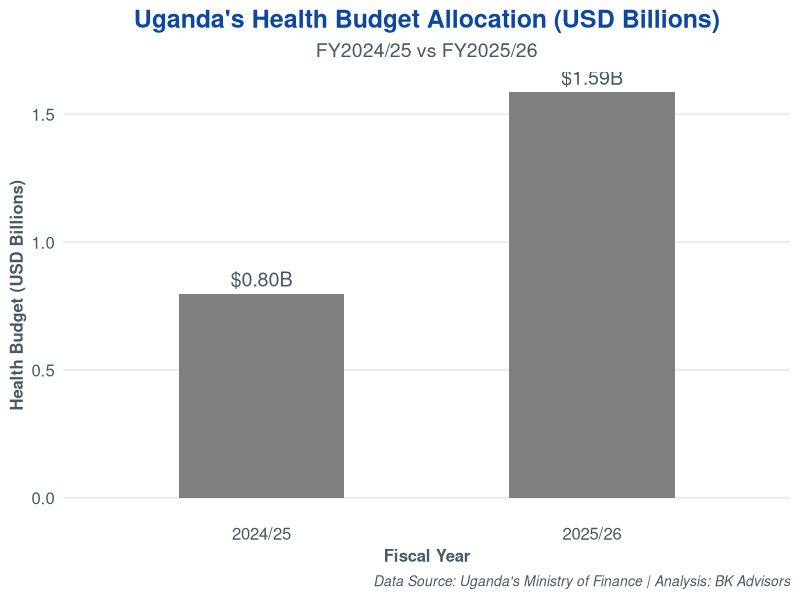
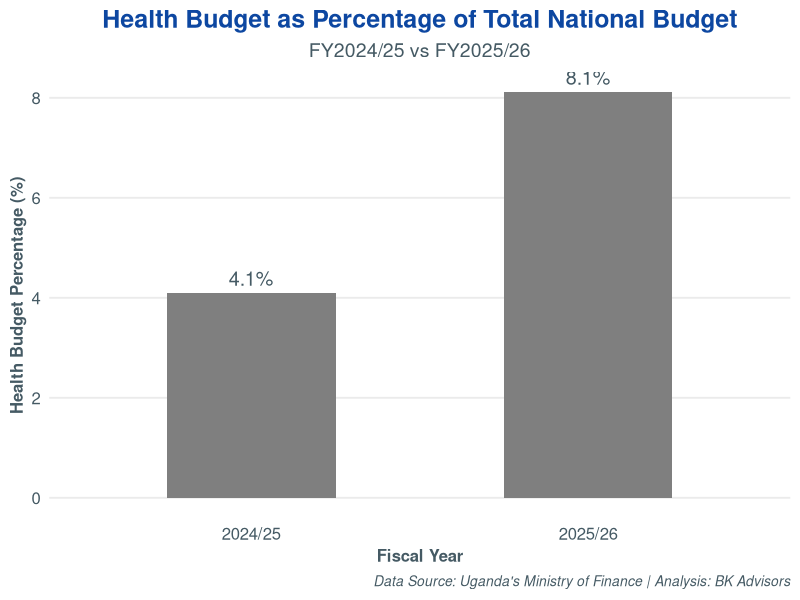

Here is the R script that generated these plots, in order:
# Install and load necessary packages
# If you don't have them installed, uncomment and run the following lines:
# install.packages("ggplot2")
# install.packages("dplyr")
# install.packages("tidyr") # For data manipulation if needed

library(tidyverse)

# BK Advisors color palette
bk_colors <- c(
  deepBlue = "#0A4C7F",
  mediumBlue = "#1976D2",
  lightBlue = "#64B5F6",
  teal = "#00ACC1",
  navy = "#0D47A1",
  darkGray = "#455A64",
  lightGray = "#ECEFF1"
)

# Load your data (assuming your CSV file is in the same directory as your R script)
df <- read.csv("ug_health_budget_summary.csv")

# Ensure Fiscal_Year is treated as a factor for correct plotting order
df$Fiscal_Year <- factor(df$Fiscal_Year, levels = c("2024/25", "2025/26"))

# Chart 1: Health Budget Allocation in Billions USD
ggplot(df, aes(x = Fiscal_Year, y = Health_USD_bn, fill = Fiscal_Year)) +
  geom_bar(stat = "identity", width = 0.5) +
  geom_text(aes(label = paste0("$", sprintf("%.2f", Health_USD_bn), "B")),
            vjust = -0.5, color = bk_colors["darkGray"], size = 5) +
  scale_fill_manual(values = c("2024/25" = bk_colors["mediumBlue"], "2025/26" = bk_colors["deepBlue"])) +
  labs(
    title = "Uganda's Health Budget Allocation (USD Billions)",
    subtitle = "FY2024/25 vs FY2025/26",
    x = "Fiscal Year",
    y = "Health Budget (USD Billions)",
    caption = "Data Source: Uganda's Ministry of Finance | Analysis: BK Advisors"
  ) +
  theme_minimal(base_size = 14) +
  theme(
    plot.title = element_text(hjust = 0.5, face = "bold", size = 18, color = bk_colors["navy"]),
    plot.subtitle = element_text(hjust = 0.5, size = 14, color = bk_colors["darkGray"]),
    axis.title.x = element_text(face = "bold", size = 12, color = bk_colors["darkGray"]),
    axis.title.y = element_text(face = "bold", size = 12, color = bk_colors["darkGray"]),
    axis.text.x = element_text(size = 12, color = bk_colors["darkGray"]),
    axis.text.y = element_text(size = 12, color = bk_colors["darkGray"]),
    legend.position = "none",
    panel.grid.major.x = element_blank(),
    panel.grid.minor.x = element_blank(),
    panel.grid.minor.y = element_blank(),
    plot.caption = element_text(hjust = 1, size = 10, color = bk_colors["darkGray"], face = "italic")
  )

# Save the chart (uncomment to save)
# ggsave("health_budget_usd_billions.png", width = 8, height = 6, dpi = 300)

# Chart 2: Health Budget as Percentage of Total National Budget
ggplot(df, aes(x = Fiscal_Year, y = Health_Perc, fill = Fiscal_Year)) +
  geom_bar(stat = "identity", width = 0.5) +
  geom_text(aes(label = paste0(sprintf("%.1f", Health_Perc), "%")),
            vjust = -0.5, color = bk_colors["darkGray"], size = 5) +
  scale_fill_manual(values = c("2024/25" = bk_colors["mediumBlue"], "2025/26" = bk_colors["deepBlue"])) +
  labs(
    title = "Health Budget as Percentage of Total National Budget",
    subtitle = "FY2024/25 vs FY2025/26",
    x = "Fiscal Year",
    y = "Health Budget Percentage (%)",
    caption = "Data Source: Uganda's Ministry of Finance | Analysis: BK Advisors"
  ) +
  theme_minimal(base_size = 14) +
  theme(
    plot.title = element_text(hjust = 0.5, face = "bold", size = 18, color = bk_colors["navy"]),
    plot.subtitle = element_text(hjust = 0.5, size = 14, color = bk_colors["darkGray"]),
    axis.title.x = element_text(face = "bold", size = 12, color = bk_colors["darkGray"]),
    axis.title.y = element_text(face = "bold", size = 12, color = bk_colors["darkGray"]),
    axis.text.x = element_text(size = 12, color = bk_colors["darkGray"]),
    axis.text.y = element_text(size = 12, color = bk_colors["darkGray"]),
    legend.position = "none",
    panel.grid.major.x = element_blank(),
    panel.grid.minor.x = element_blank(),
    panel.grid.minor.y = element_blank(),
    plot.caption = element_text(hjust = 1, size = 10, color = bk_colors["darkGray"], face = "italic")
  )

# Save the chart (uncomment to save)
# ggsave("health_budget_percentage.png", width = 8, height = 6, dpi = 300)